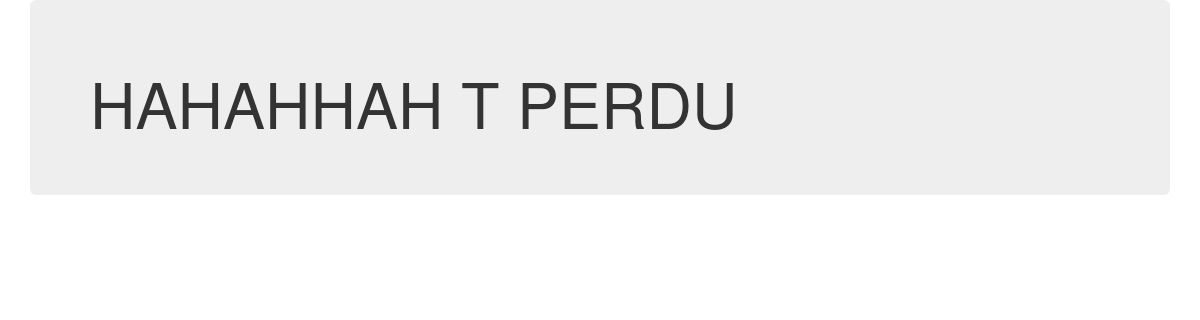
Page /?p=kittens on the earlier database version.
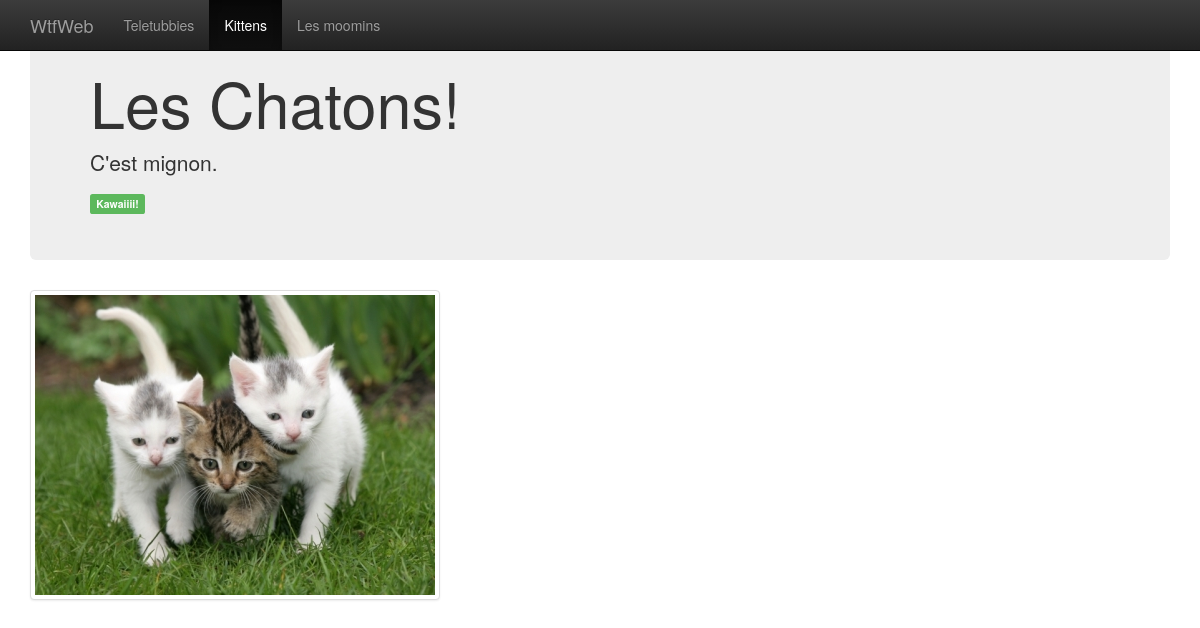
Same page on the later database version.
### tables this page shows
CREATE TABLE `page` (
  `id` int(11) NOT NULL,
  `slug` varchar(100) NOT NULL,
  `h1` varchar(100) NOT NULL,
  `body` text NOT NULL,
  `title` varchar(100) NOT NULL,
  `img` varchar(200) NOT NULL,
  `span_text` varchar(200) NOT NULL,
  `span_class` varchar(100) NOT NULL
);

### index.php (called while the page is built)
<?php
require_once "init.php";
$page = new \Controller\PageController($pdo);
$page->displayAction();

### Model/PageRepository.php (called while the page is built, shortened)
<?php
class PageRepository
{
    private $PDO;
    public function __construct(\PDO $PDO){
        $this->PDO = $PDO;
    }
    public function getBySlug($slug)
    {
        $sql ="SELECT
                    `body`,
                    `title`
                FROM
                    `page`
                WHERE
                    `slug` = :slug
                ";
        $stmt = $this->PDO->prepare($sql);
        $stmt->bindParam(':slug',$slug,\PDO::PARAM_STR);
        $stmt->execute();
        return $stmt->fetchObject();
    }
    public function findAll()
    {
        $sql = "SELECT
                    `id`,
                    `slug`,
                    `title`
                FROM
                    `page`
                ";
        $stmt = $this->PDO->prepare($sql);
        $stmt->execute();
        return $stmt->fetchAll(\PDO::FETCH_OBJ);
    }
}

### init.php (called while the page is built, shortened)
<?php
function isActive($val1, $val2)
{
    if($val1 == $val2){
        return " active ";
    } else {
        return '';
    }
}

### View/page-display.php (the view, shortened to what this page needs)
<!DOCTYPE html>
<html lang="en">
<head>
    <link href="bootstrap/css/bootstrap.css" rel="stylesheet">
    <link href="bootstrap/css/bootstrap-theme.min.css" rel="stylesheet">
</head>
<body role="document">
<?=$nav;?>
<div class="container theme-showcase" role="main">
    <?=$page->body?>
</div>
</body>
</html>

### View/404.php (shortened to what this page needs)
<!DOCTYPE html>
<html lang="en">
<head>
    <link href="bootstrap/css/bootstrap.css" rel="stylesheet">
    <link href="bootstrap/css/bootstrap-theme.min.css" rel="stylesheet">
</head>
<body role="document">
<div class="container theme-showcase" role="main">
    <div class="jumbotron">
        <h1>HAHAHHAH T PERDU</h1>
    </div>
</div>
</body>
</html>

### View/nav.php
<nav class="navbar navbar-inverse navbar-fixed-top">
    <div class="container">
        <div class="navbar-header">
            <a class="navbar-brand" href="?p=teletubbies">WtfWeb</a>
        </div>
        <div id="navbar" class="navbar-collapse collapse">
            <ul class="nav navbar-nav">
<?php
foreach($data as $row){
?>
                <li class="<?=isActive($row->slug, $slug)?>"><a href="?p=<?=$row->slug?>"><?=$row->title?></a></li>
<?php
}
?>
            </ul>
        </div>
    </div>
</nav>

Differences in the rows shown:
now on this page (row edited): page: title "Teletubbies"
added page: title "Kittens", body "Les Chatons! C'est mignon. Kawaiiii!", body (picture)
added page: title "Les moomins"
Other differences:
text no longer shown: "HAHAHHAH T PERDU"
text now shown: "WtfWeb"
